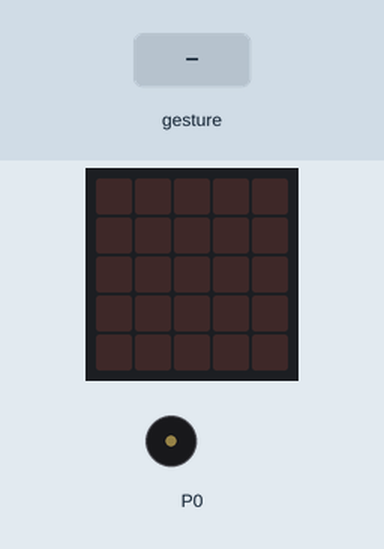
Recording of a program running on a simulated BBC micro:bit (MakeCode). Parts: the board's 5×5 LED display, buzzer (waves = sounding). The inputs (shaded band) are chosen by the test bench. Random numbers come from a fixed seed; a tilt is held for 1.5 s and a shake lasts 1 s, then the board lies face up again.

Above: at 1.2 s.
1.3 s: gesture 'shake'
At 2.0 s:
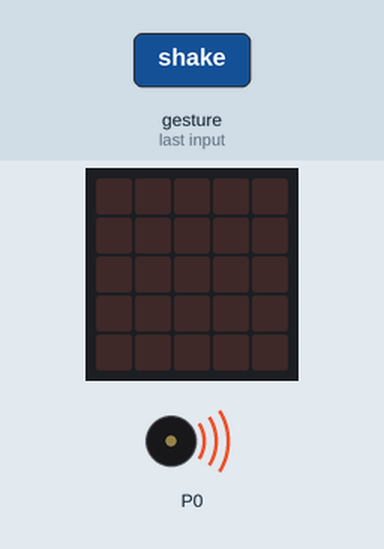
At 2.6 s:
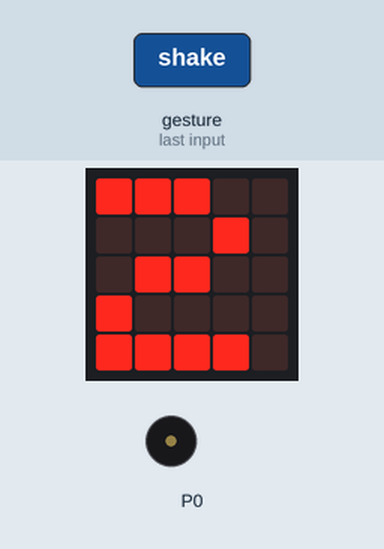
3.6 s: gesture 'shake'
At 4.3 s:
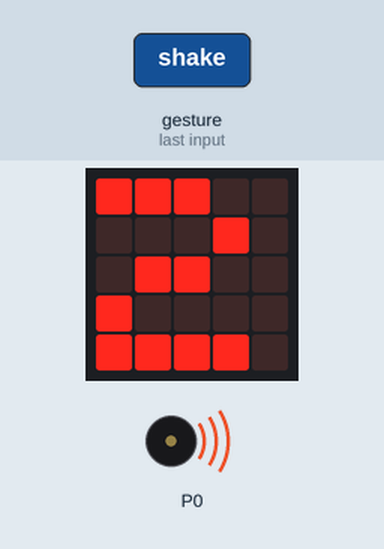
Timing chart, 0 to 6.6 s (numbered marks = the images above; inputs shaded):
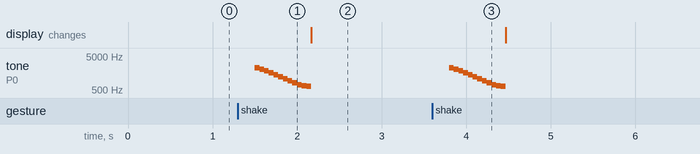

Measured:
- after the input at 1.3 s, tone on P0: plays 2267 Hz for 0.06 s, 2040 Hz for 0.06 s, 1819 Hz for 0.06 s, 1607 Hz for 0.06 s, 1409 Hz for 0.06 s, 1228 Hz for 0.06 s … (12 notes in this stretch), starting after 0.20 s
- after the input at 3.6 s, tone on P0: plays 2267 Hz for 0.06 s, 2040 Hz for 0.06 s, 1819 Hz for 0.06 s, 1607 Hz for 0.06 s, 1409 Hz for 0.06 s, 1228 Hz for 0.06 s … (12 notes in this stretch), starting after 0.20 s

The program:

main.ts
```typescript
input.onGesture(Gesture.Shake, function () {
    music.playSoundEffect(music.createSoundEffect(WaveShape.Sine, 2382, 632, 168, 32, 667, SoundExpressionEffect.None, InterpolationCurve.Curve), SoundExpressionPlayMode.UntilDone)
    basic.showNumber(randint(1, 6))
})
basic.forever(function () {

})
```

test.ts
```typescript
// i test vanno qui; questi non saranno compilati quando questo pacchetto viene usato come estensione.
```
